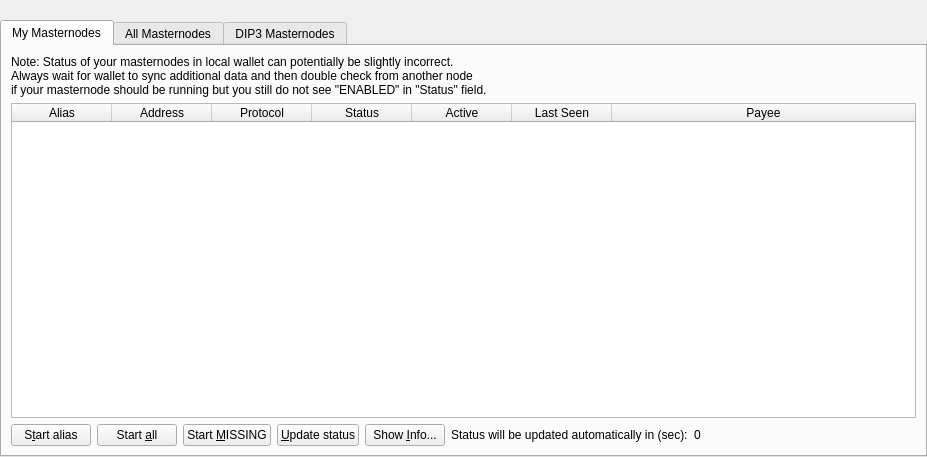
<?xml version="1.0" encoding="UTF-8"?>
<ui version="4.0">
 <class>MasternodeList</class>
 <widget class="QWidget" name="MasternodeList">
  <property name="geometry">
   <rect>
    <x>0</x>
    <y>0</y>
    <width>927</width>
    <height>457</height>
   </rect>
  </property>
  <property name="windowTitle">
   <string>Form</string>
  </property>
  <layout class="QVBoxLayout" name="topLayout">
   <property name="leftMargin">
    <number>0</number>
   </property>
   <property name="topMargin">
    <number>0</number>
   </property>
   <property name="rightMargin">
    <number>0</number>
   </property>
   <property name="bottomMargin">
    <number>0</number>
   </property>
   <item>
    <layout class="QVBoxLayout" name="verticalLayout">
     <property name="bottomMargin">
      <number>0</number>
     </property>
     <item>
      <spacer name="horizontalSpacer0">
       <property name="orientation">
        <enum>Qt::Horizontal</enum>
       </property>
       <property name="sizeHint" stdset="0">
        <size>
         <width>40</width>
         <height>20</height>
        </size>
       </property>
      </spacer>
     </item>
     <item>
      <widget class="QTabWidget" name="tabWidget">
       <property name="currentIndex">
        <number>0</number>
       </property>
       <widget class="QWidget" name="tabMyMasternodes">
        <attribute name="title">
         <string>My Masternodes</string>
        </attribute>
        <layout class="QGridLayout" name="gridLayout_2">
         <item row="0" column="0">
          <layout class="QVBoxLayout" name="verticalLayout_2">
           <property name="bottomMargin">
            <number>0</number>
           </property>
           <item>
            <layout class="QHBoxLayout" name="horizontalLayout_note">
             <property name="bottomMargin">
              <number>0</number>
             </property>
             <item>
              <widget class="QLabel" name="updateNote">
               <property name="text">
                <string>Note: Status of your masternodes in local wallet can potentially be slightly incorrect.&lt;br /&gt;Always wait for wallet to sync additional data and then double check from another node&lt;br /&gt;if your masternode should be running but you still do not see &quot;ENABLED&quot; in &quot;Status&quot; field.</string>
               </property>
              </widget>
             </item>
            </layout>
           </item>
           <item>
            <widget class="QTableWidget" name="tableWidgetMyMasternodes">
             <property name="minimumSize">
              <size>
               <width>695</width>
               <height>0</height>
              </size>
             </property>
             <property name="editTriggers">
              <set>QAbstractItemView::NoEditTriggers</set>
             </property>
             <property name="alternatingRowColors">
              <bool>true</bool>
             </property>
             <property name="selectionMode">
              <enum>QAbstractItemView::SingleSelection</enum>
             </property>
             <property name="selectionBehavior">
              <enum>QAbstractItemView::SelectRows</enum>
             </property>
             <property name="sortingEnabled">
              <bool>true</bool>
             </property>
             <attribute name="horizontalHeaderStretchLastSection">
              <bool>true</bool>
             </attribute>
             <column>
              <property name="text">
               <string>Alias</string>
              </property>
             </column>
             <column>
              <property name="text">
               <string>Address</string>
              </property>
             </column>
             <column>
              <property name="text">
               <string>Protocol</string>
              </property>
             </column>
             <column>
              <property name="text">
               <string>Status</string>
              </property>
             </column>
             <column>
              <property name="text">
               <string>Active</string>
              </property>
             </column>
             <column>
              <property name="text">
               <string>Last Seen</string>
              </property>
             </column>
             <column>
              <property name="text">
               <string>Payee</string>
              </property>
             </column>
            </widget>
           </item>
           <item>
            <layout class="QHBoxLayout" name="horizontalLayout_5">
             <property name="bottomMargin">
              <number>0</number>
             </property>
             <item>
              <widget class="QPushButton" name="startButton">
               <property name="text">
                <string>S&amp;tart alias</string>
               </property>
              </widget>
             </item>
             <item>
              <widget class="QPushButton" name="startAllButton">
               <property name="text">
                <string>Start &amp;all</string>
               </property>
              </widget>
             </item>
             <item>
              <widget class="QPushButton" name="startMissingButton">
               <property name="text">
                <string>Start &amp;MISSING</string>
               </property>
              </widget>
             </item>
             <item>
              <widget class="QPushButton" name="UpdateButton">
               <property name="text">
                <string>&amp;Update status</string>
               </property>
              </widget>
             </item>
             <item>
              <widget class="QPushButton" name="QRButton">
               <property name="toolTip">
                <string>Show additional Masternode information</string>
               </property>
               <property name="text">
                <string>Show &amp;Info...</string>
               </property>
              </widget>
             </item>
             <item>
              <widget class="QLabel" name="autoupdate_label">
               <property name="text">
                <string>Status will be updated automatically in (sec):</string>
               </property>
              </widget>
             </item>
             <item>
              <widget class="QLabel" name="secondsLabel">
               <property name="text">
                <string>0</string>
               </property>
              </widget>
             </item>
             <item>
              <spacer name="horizontalSpacer_5">
               <property name="orientation">
                <enum>Qt::Horizontal</enum>
               </property>
               <property name="sizeHint" stdset="0">
                <size>
                 <width>40</width>
                 <height>20</height>
                </size>
               </property>
              </spacer>
             </item>
            </layout>
           </item>
          </layout>
         </item>
        </layout>
       </widget>
       <widget class="QWidget" name="tabAllMasternodes">
        <attribute name="title">
         <string>All Masternodes</string>
        </attribute>
        <layout class="QGridLayout" name="gridLayout">
         <item row="1" column="0" rowspan="2" colspan="2">
          <layout class="QHBoxLayout" name="horizontalLayout_3">
           <property name="bottomMargin">
            <number>0</number>
           </property>
           <item>
            <widget class="QLabel" name="label_filter">
             <property name="text">
              <string>Filter List:</string>
             </property>
            </widget>
           </item>
           <item>
            <widget class="QLineEdit" name="filterLineEdit">
             <property name="toolTip">
              <string>Filter masternode list</string>
             </property>
            </widget>
           </item>
           <item>
            <spacer name="horizontalSpacer_3">
             <property name="orientation">
              <enum>Qt::Horizontal</enum>
             </property>
             <property name="sizeHint" stdset="0">
              <size>
               <width>10</width>
               <height>20</height>
              </size>
             </property>
            </spacer>
           </item>
           <item>
            <widget class="QLabel" name="label_count">
             <property name="text">
              <string>Node Count:</string>
             </property>
            </widget>
           </item>
           <item>
            <widget class="QLabel" name="countLabel">
             <property name="text">
              <string>0</string>
             </property>
            </widget>
           </item>
          </layout>
         </item>
         <item row="3" column="0">
          <widget class="QTableWidget" name="tableWidgetMasternodes">
           <property name="editTriggers">
            <set>QAbstractItemView::NoEditTriggers</set>
           </property>
           <property name="alternatingRowColors">
            <bool>true</bool>
           </property>
           <property name="selectionBehavior">
            <enum>QAbstractItemView::SelectRows</enum>
           </property>
           <property name="selectionMode">
            <enum>QAbstractItemView::NoSelection</enum>
           </property>
           <property name="sortingEnabled">
            <bool>true</bool>
           </property>
           <attribute name="horizontalHeaderStretchLastSection">
            <bool>true</bool>
           </attribute>
           <column>
            <property name="text">
             <string>Address</string>
            </property>
           </column>
           <column>
            <property name="text">
             <string>Protocol</string>
            </property>
           </column>
           <column>
            <property name="text">
             <string>Status</string>
            </property>
           </column>
           <column>
            <property name="text">
             <string>Active</string>
            </property>
           </column>
           <column>
            <property name="text">
             <string>Last Seen</string>
            </property>
           </column>
           <column>
            <property name="text">
             <string>Payee</string>
            </property>
           </column>
          </widget>
         </item>
         <item row="0" column="0">
          <widget class="QLabel" name="legacyListNote">
           <property name="text">
            <string>&lt;html&gt;&lt;head/&gt;&lt;body&gt;&lt;p&gt;Note: This list represents the legacy and non-deterministic masternode list. It is only active as long as DIP3 has not been fully activated. After SPORK15 activation, this list will be empty.&lt;/p&gt;&lt;/body&gt;&lt;/html&gt;</string>
           </property>
           <property name="textFormat">
            <enum>Qt::AutoText</enum>
           </property>
           <property name="wordWrap">
            <bool>true</bool>
           </property>
          </widget>
         </item>
        </layout>
       </widget>
       <widget class="QWidget" name="tabDIP3Masternodes">
        <attribute name="title">
         <string>DIP3 Masternodes</string>
        </attribute>
        <layout class="QGridLayout" name="gridLayout_3">
         <item row="1" column="0">
          <layout class="QHBoxLayout" name="horizontalLayout_4">
           <property name="bottomMargin">
            <number>0</number>
           </property>
           <item>
            <widget class="QLabel" name="label_filter_2">
             <property name="text">
              <string>Filter List:</string>
             </property>
            </widget>
           </item>
           <item>
            <widget class="QLineEdit" name="filterLineEditDIP3">
             <property name="toolTip">
              <string>Filter masternode list</string>
             </property>
            </widget>
           </item>
           <item>
            <widget class="QCheckBox" name="checkBoxMyMasternodesOnly">
             <property name="toolTip">
              <string>Show only masternodes this wallet has keys for.</string>
             </property>
             <property name="text">
              <string>My masternodes only</string>
             </property>
            </widget>
           </item>
           <item>
            <spacer name="horizontalSpacer_4">
             <property name="orientation">
              <enum>Qt::Horizontal</enum>
             </property>
             <property name="sizeHint" stdset="0">
              <size>
               <width>10</width>
               <height>20</height>
              </size>
             </property>
            </spacer>
           </item>
           <item>
            <widget class="QLabel" name="label_count_2">
             <property name="text">
              <string>Node Count:</string>
             </property>
            </widget>
           </item>
           <item>
            <widget class="QLabel" name="countLabelDIP3">
             <property name="text">
              <string>0</string>
             </property>
            </widget>
           </item>
          </layout>
         </item>
         <item row="2" column="0">
          <widget class="QTableWidget" name="tableWidgetMasternodesDIP3">
           <property name="editTriggers">
            <set>QAbstractItemView::NoEditTriggers</set>
           </property>
           <property name="alternatingRowColors">
            <bool>true</bool>
           </property>
           <property name="selectionMode">
            <enum>QAbstractItemView::SingleSelection</enum>
           </property>
           <property name="selectionBehavior">
            <enum>QAbstractItemView::SelectRows</enum>
           </property>
           <property name="sortingEnabled">
            <bool>true</bool>
           </property>
           <attribute name="horizontalHeaderStretchLastSection">
            <bool>true</bool>
           </attribute>
           <column>
            <property name="text">
             <string>Address</string>
            </property>
           </column>
           <column>
            <property name="text">
             <string>Status</string>
            </property>
           </column>
           <column>
            <property name="text">
             <string>PoSe Score</string>
            </property>
           </column>
           <column>
            <property name="text">
             <string>Registered</string>
            </property>
           </column>
           <column>
            <property name="text">
             <string>Last Paid</string>
            </property>
           </column>
           <column>
            <property name="text">
             <string>Next Payment</string>
            </property>
           </column>
           <column>
            <property name="text">
             <string>Payee</string>
            </property>
           </column>
           <column>
            <property name="text">
             <string>Operator Reward</string>
            </property>
           </column>
          </widget>
         </item>
         <item row="0" column="0">
          <widget class="QLabel" name="dip3NoteLabel">
           <property name="text">
            <string>&lt;html&gt;&lt;head/&gt;&lt;body&gt;&lt;p&gt;Note: This list is not active yet and only for informational purposes. The network is still running in compatibility mode, which means that the non-deterministic masternode list is still active. Only after SPORK15 activation, this list will become the active one. Also, the values in the payment related fields are not used at the moment, but still updated for every block. Please ignore this until SPORK15 activation.&lt;/p&gt;&lt;/body&gt;&lt;/html&gt;</string>
           </property>
           <property name="textFormat">
            <enum>Qt::AutoText</enum>
           </property>
           <property name="wordWrap">
            <bool>true</bool>
           </property>
          </widget>
         </item>
        </layout>
       </widget>
      </widget>
     </item>
    </layout>
   </item>
  </layout>
 </widget>
 <resources/>
 <connections/>
</ui>
